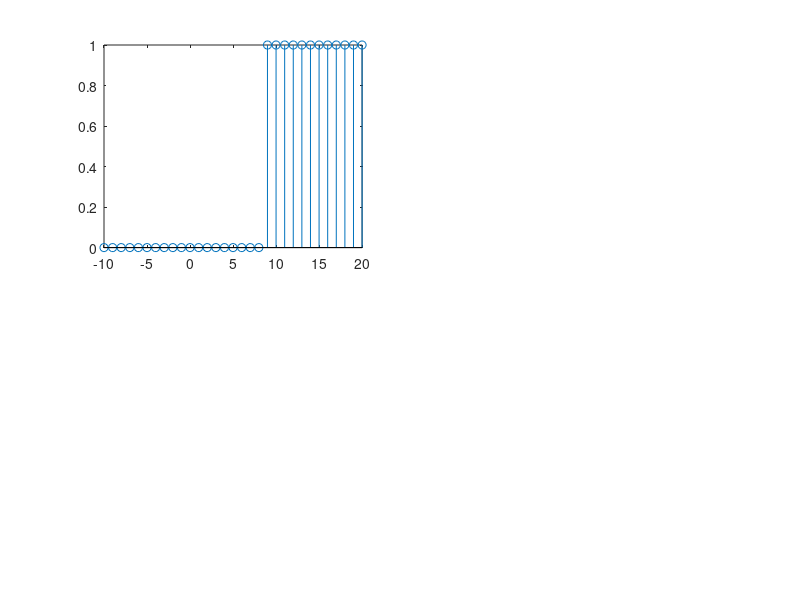

MATLAB code to generate this figure: (Note: this script raises an error after producing the figure.)
%©ALRAAAFI (ID-22111128:JSTUCSE4th)
clc;
clear all;
close all;


n = -10:1:20; %stat:step:end
x = ( n-9 >= 0);
y = ( n-16 >= 0);
dif = x - y;


subplot(2,2,1);
stem(n,x);
title("GRAPH of Y", '12');
xlabel('n Values');
ylabel('x(n) Values');
grid on;

subplot(2,2,2);
stem(n,y);
title("GRAPH of X", '12');
xlabel('n Values');
ylabel('y(n) Values');
grid on;


%dirent 2 singnal:
subplot(2,2,3);
stem(n,dif);
title("THIS IS DIRRENCE OF 2 GRAPH", '12');
xlabel('n Values');
ylabel('y(dif) Values');
grid on;